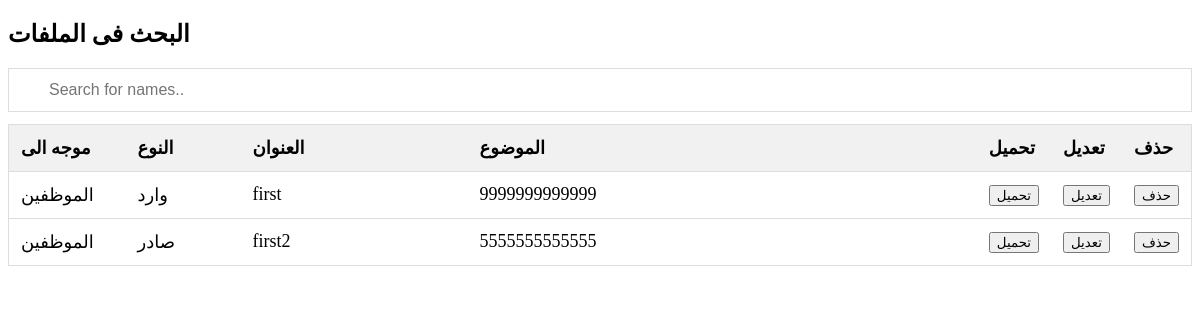
/em/search.php, run on the app's committed database.
### tables this page shows
CREATE TABLE `wfile` (
  `wid` int(11) NOT NULL,
  `wtype` varchar(255) NOT NULL,
  `wuser` varchar(255) NOT NULL,
  `wtime` date NOT NULL,
  `wtitle` varchar(255) NOT NULL,
  `wsubject` varchar(255) NOT NULL,
  `wattachment` varchar(255) NOT NULL,
  `wto` varchar(255) NOT NULL
);

### em/search.php (the view, shortened to what this page needs)
<!DOCTYPE html>
<html>
<head>
</head>
<body>
<h2>البحث فى الملفات  </h2>
<input type="text" id="myInput" onkeyup="myFunction()" placeholder="Search for names.." title="Type in a name">
<table id="myTable">
  <tr class="header">
    <th style="width:10%;">موجه الى</th>
    <th style="width:10%;">النوع</th>
    <th style="width:20%;"> العنوان</th>
    <th style="width:45%;">الموضوع</th>
    <th style="width:5%;"> تحميل</th>
    <th style="width:5%;">تعديل</th>
    <th style="width:5%;">حذف</th>
  </tr>
  <?php
  include ('../connect.php');
  $sql="SELECT * FROM wfile WHERE wto='الموظفين'";
    $result=$conn->query($sql);
    while($row = $result->fetch_assoc()){
        ?>
  <tr>
    <td><?php echo $row['wto'] ?></td>
    <td><?php echo $row['wtype'] ?></td>
    <td><?php echo $row['wtitle'] ?></td>
    <td><?php echo $row['wsubject'] ?></td>
    <td><a href="file/<?php echo $row['wattachment'] ?>"download><button>تحميل</button></a></td>
    <td><a href="fileupdate.php?n1=<?php echo $row['wid'] ?>"><button>تعديل</button></a></td>
    <td><a href="fun/deletefile.php?n1=<?php echo $row['wid'] ?>&n2=<?php echo $row['wattachment'] ?>"><button>حذف</button></a></td>
  </tr>
  <?php  }?>
</table>
</body>
</html>

### em/search.php (style rules this page uses)
* { box-sizing: border-box; }
#myInput { background-image: url('/css/searchicon.png'); background-position: 10px 10px; background-repeat: no-repeat; width: 100%; font-size: 16px; padding: 12px 20px 12px 40px; border: 1px solid #ddd; margin-bottom: 12px; }
#myTable { border-collapse: collapse; width: 100%; border: 1px solid #ddd; font-size: 18px; }
#myTable th, #myTable td { text-align: left; padding: 12px; }
#myTable tr { border-bottom: 1px solid #ddd; }
#myTable tr.header, #myTable tr:hover { background-color: #f1f1f1; }

### data on the page
wfile: wto "الموظفين", wtype "وارد", wtitle "first", wsubject "9999999999999"
wfile: wto "الموظفين", wtype "صادر", wtitle "first2", wsubject "5555555555555"
